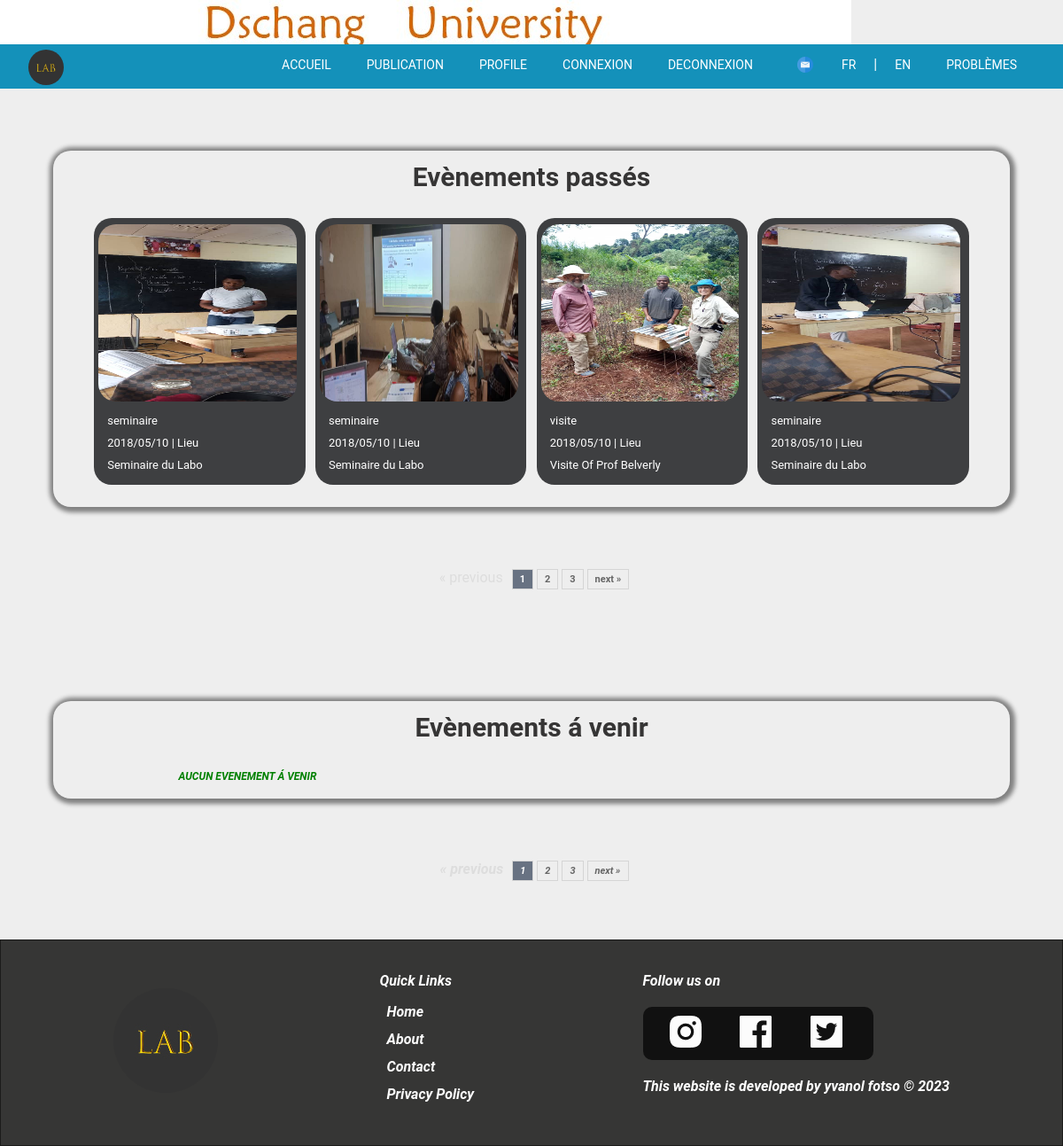
The app's page /Evenement.php with its own data.
### tables this page shows
CREATE TABLE `evenement_pass` (
  `id_even` INT(10) NOT NULL AUTO_INCREMENT,
  `image` varchar(100) NOT NULL,
  `nom` varchar(100) NOT NULL,
  `description` varchar(200) NOT NULL,
  `date` timestamp NOT NULL DEFAULT CURRENT_TIMESTAMP,
   PRIMARY KEY (`id_even`)
);

### class/Database.php (called while the page is built)
<?php
class Database {
    private static $dbInstance;
    private $db;
    public static function getInstance() {
        if(is_null(Database::$dbInstance)) {
            self::$dbInstance = new Database();
        }
        return self::$dbInstance;
    }
    private function __construct() {
        try {
            $this->db = new PDO(
                "mysql:host=localhost;dbname=lab",
                "root",
                "");
            $this->db->setAttribute(PDO::ATTR_ERRMODE, PDO::ERRMODE_EXCEPTION);
            $this->db->setAttribute(PDO::ATTR_EMULATE_PREPARES, true);
        } catch (PDOException $pdo) {
            echo "No database found! Please run the database server to proceed!";
        }
    }
    public function getDb() {
        return $this->db;
    }
}

### Evenement.php (the view, shortened to what this page needs)
<?php
require_once('include/header.php');
require_once('include/navbar.php');
require_once('class/Database.php');
require_once('class/Paginator.php');
?>
  <div id="even_container">
  	<h1>Ev&egrave;nements pass&eacute;s</h1>
				<div class="even_row" id="evenPasse">
            <?php
               $pages = new Paginator('4','p');
               $query1 = "SELECT id_even FROM evenement_pass ORDER BY date DESC";
               $stmt1 = Database::getInstance()
                        ->getDb()
                        ->prepare($query1);
               $stmt1->execute();
               $pages->set_total($stmt1->rowCount());
               $query = "SELECT image,nom,description,date_format(date, '%Y/%m/%d') AS date FROM evenement_pass ORDER BY date DESC " .$pages->get_limit();
               $stmt = Database::getInstance()
                        ->getDb()
                        ->prepare($query);
               $stmt->execute();
              if ($stmt->rowCount() > 0){
                  $path = 'admin/';
                  $container = '';
                  while ($row = $stmt->fetch(PDO::FETCH_ASSOC) ){
                     $container .= '
                         <div class="even_col">
                            <img src=" '.$path.'/'.$row['image'].' ">
                            <p> '.$row['nom'].' </p>
                            <p> '.$row['date'].' | Lieu</p>
                            <p> '.$row['description'].' </p>
                        </div>';
                  }
                  echo $container;
                }else{
                  echo "<font style='margin-left:40%;font-size: 12px;' color=green><b><i> AUCUN EVENEMENT PASS&Eacute; </font>";
                }
             ?>
		    </div>
		</div>
    <div id="pageElement">
             <?php  echo $pages->page_links(); ?>
    </div>
    <div id="even_container">
			<h1>Ev&egrave;nements &aacute; venir</h1>
				<div class="even_row" id="evenVenir">
          <?php
               $pages = new Paginator('4','q');
               $sqlQuery = "SELECT image,nom,description,date_format(date, '%Y/%m/%d') AS date FROM evenement_pass ORDER BY date DESC";
               $stmt1 = Database::getInstance()
                       ->getDb()
                       ->prepare($sqlQuery);
               $stmt1->execute();
               $pages->set_total($stmt1->rowCount());
              $query = "SELECT image,nom,description,date_format(date, '%Y/%m/%d') AS date FROM evenement_futur ORDER BY date DESC " .$pages->get_limit();;
                $stmt = Database::getInstance()
                        ->getDb()
                        ->prepare($query);
                $stmt->execute();
                if ($stmt->rowCount() > 0){
                  $path = 'admin/';
                  $container = '';
                  while ($row = $stmt->fetch(PDO::FETCH_ASSOC) ){
                     $container .= '
                         <div class="even_col">
                            <img src=" '.$path.'/'.$row['image'].' ">
                            <p> '.$row['nom'].' </p>
                            <p> '.$row['date'].' | Lieu</p>
                            <p> '.$row['description'].' </p>
                        </div>';
                  }
                  echo $container;
                }else{
                  echo "<font style='margin-left:10%;font-size: 12px;' color=green><b><i> AUCUN EVENEMENT &Aacute; VENIR </font>";
                }
           ?>
		    </div>
		</div>
    <div id="pageElement">
             <?php  echo $pages->page_links(); ?>
    </div>
 <?php  require_once('include/footer.php') ?>

### include/header.php (shortened to what this page needs)
<!DOCTYPE html>
<html lang="en">
<head>
    <link rel="stylesheet"  href="static/css/style.css" />
    <link rel="stylesheet"  href="static/css/styleCarousel.css"/>
    <link rel="stylesheet"  href="static/css/style-gallery.css"/>
    <link rel="stylesheet"  href="static/css/style-module-1.css"/>
    <link href="static/css/styleConnexion.css" rel="stylesheet" />
    <link href="static/css/styleInscription.css" rel="stylesheet" />
    <link rel="stylesheet"  href="static/css/styleprofile.css"/>
    <link rel="stylesheet"  href="static/css/stylepublication.css"/>
    <link rel="stylesheet"  href="static/css/styleespacepublication.css"/>
    <link rel="stylesheet"  href="static/css/stylelistemenbre.css"/>
    <link rel="stylesheet"  href="static/css/style-evenement.css"/>
    <link rel="stylesheet"  href="static/css/style-commentez.css"/>
    <link rel="stylesheet"  href="static/css/style-editprofil.css"/>
    <link rel="stylesheet"  href="static/css/style-chat.css"/>
    <link rel="stylesheet"  href="static/css/style-salon.css"/>
    <link rel="stylesheet"  href="static/css/style-pagination.css"/>
</head>
<body>
     <div class="list-elem" style="height: 50px;display: flex; align-items: center;">
        <marquee class="" style="position: fixed; height: 50px; z-index: 200;background-color: white;" ><img src="static/images/index-icon/logo+.jpg"></i></marquee>
     </div>

### include/navbar.php (shortened to what this page needs)
<div class="top-nav" style="background-color:#1491ba">
   <div class="wrapper">
        <div class="logo-icon">
          <a href="/Labo/admin">
            <img src="static/images/index-icon/logo.jpg" alt="" style="width: 40px;height: 40px;margin-top: 5px;border-radius: 50%;">
          </a>
        </div>
        <nav>
          <ul>
            <li>
              <a href="index.php">Accueil</a>
            </li>
            <li>
               <a href="espacepublication.php">Publication</a>
            </li>
            <li>
              <a href="profile.php">Profile</a>
            </li>
            <li>
               <a href="Connexion.php">Connexion</a>
            </li>
            <li>
              <a href="Deconnexion.php">Deconnexion</a>
            </li>
            <li>
              <a href="discussion.php"><img src="static/images/index-icon/notification-icon.png" alt="" width="%;" style="margin-left:15%;"></a>
            </li>
            <li>
              <a href="?l=fr">Fr</a><font color="white">|</font><a href="?l=en">En</a>
            </li>
            <li>
              <a href="problemes.php">PROBL&Egrave;MES</a>
            </li>
          </ul>
        </nav>
      </div>
    </div>

### class/Paginator.php (shortened to what this page needs)
<?php
class Paginator{
	private $_perPage;
	private $_instance;
	private $_page;
	private $_totalRows = 0;
	public function __construct($perPage,$instance){
		$this->_instance = $instance;
		$this->_perPage = $perPage;
	}
	private function get_start(){
		return ($this->_page * $this->_perPage) - $this->_perPage;
	}
	private function set_instance(){
		$this->_page = (int) (!isset($_GET[$this->_instance]) ? 1 : $_GET[$this->_instance]);
		$this->_page = ($this->_page == 0 ? 1 : $this->_page);
	}
	public function set_total($_totalRows){
		$this->_totalRows = $_totalRows;
	}
	public function get_limit(){
        	return "LIMIT ".$this->get_start().",$this->_perPage";
        }
	public function page_links($path='?',$ext=null)
	{
	    $adjacents = "2";
	    $prev = $this->_page - 1;
	    $next = $this->_page + 1;
	    $lastpage = ceil($this->_totalRows/$this->_perPage);
	    $pagination = "";
		if($lastpage > 1)
		{
		    $pagination .= "<div class='pagination'>";
		if ($this->_page > 1)
		    $pagination.= "<a href='".$path."$this->_instance=$prev"."$ext'>« previous</a>";
		else
		    $pagination.= "<span class='disabled'>« previous</span>";
		if ($lastpage < 7 + ($adjacents * 2))
		{
		for ($counter = 1; $counter <= $lastpage; $counter++)
		{
		if ($counter == $this->_page)
		    $pagination.= "<span class='current'>$counter</span>";
		else
		    $pagination.= "<a href='".$path."$this->_instance=$counter"."$ext'>$counter</a>";
		}
		}
		if ($this->_page < $counter - 1)
		    $pagination.= "<a href='".$path."$this->_instance=$next"."$ext'>next »</a>";
		else
		    $pagination.= "<span class='disabled'>next »</span>";
		    $pagination.= "</div>\n";
		}
	return $pagination;
	}
}

### include/footer.php (shortened to what this page needs)
 <footer style=" margin-bottom: 0px; background: rgb(54, 54, 53); color: #fff;border: 1px solid rgba(0, 0, 0, .5);">
      <div class="wrapper">
        <div class="footer-container">
          <div class="footer-left">
            <img src="static/images/index-icon/logo.jpg" alt=""  style="border-radius: 50%;" />
          </div>
          <div class="footer-center">
            <h4 class="list-title">Quick Links</h4>
            <ul>
              <li>
                <a href="index.php">Home</a>
              </li>
              <li>
                <a href="about.php">About</a>
              </li>
              <li>
                <a href="#">Contact</a>
              </li>
              <li>
                <a href="politique.php">Privacy Policy</a>
              </li>
            </ul>
          </div>
          <div class="footer-right">
            <h4 class="list-title">Follow us on</h4>
            <div class="social-icons">
              <a href="#">
                <img src="static/images/index-icon/instagram-logo.png" alt="" />
              </a>
              <a href="#">
                <img src="static/images/index-icon/facebook-logo.png" alt="" />
              </a>
              <a href="#">
                <img src="static/images/index-icon/twitter-logo.png" alt="" />
              </a>
            </div>
            <p>This website is developed by yvanol fotso &copy; 2023</p>
          </div>
        </div>
      </div>
    </footer>
  </body>
</html>

### static/css/style.css (style rules this page uses)
* { margin: 0; padding: 0; box-sizing: border-box; }
html { font-family: "Roboto", sans-serif; }
.top-nav { position: fixed; left: 0; right: 0; background: #222; z-index: 200; }
.top-nav .wrapper { display: flex; justify-content: space-between; align-items: center; padding: 0 32px; height: 50px; }
.top-nav nav ul { display: flex; list-style: none; }
.top-nav nav ul li a { color: #fff; text-decoration: none; margin: 0 20px; text-transform: uppercase; font-size: 14px; }
footer { background: #000; color: #fcfcfc; padding: 36px; }
footer a { color: #fcfcfc; text-decoration: none; }
footer .footer-container { display: flex; justify-content: space-around; }
footer .footer-left { align-self: center; }
footer ul { list-style: none; margin-top: 16px; }
footer ul li { margin: 12px 8px; }
footer .social-icons { margin-top: 20px; background: #111; padding: 10px; max-width: 260px; border-radius: 10px; }
footer .social-icons img { margin: 0 20px; }
footer .social-icons a { text-decoration: none; }
footer .footer-right p { margin-top: 20px; }
.top-nav .wrapper { position: relative; }

### static/css/styleprofile.css (style rules this page uses)
html { background: #eee; }

### static/css/stylepublication.css (style rules this page uses)
html { background: #eee; }

### static/css/styleespacepublication.css (style rules this page uses)
html { background: #eee; }
#pageElement { text-align: center; margin-bottom: 5%; margin-top: 2%; }

### static/css/style-evenement.css (style rules this page uses)
#pageElement { text-align: center; margin-bottom: 5%; }
#even_container { width: 90%; margin: 10% 10% 5% 5%; padding: 1% 0 1% 0; box-shadow: 1px 1px 5px 5px gray; border-radius: 20px; }
#even_container h1 { font-size: 30px; text-align: center; margin-bottom: 2%; color: rgb(54, 53, 53); }
#even_container p { margin: 10px; font-size: 13px; }
.even_row .even_col img { height:200px; width: 98%; border-radius: 20px; margin-top: 1%; }
.even_col { border-radius: 20px; background-color: rgba(2, 4, 6, 0.74); margin: 2%; color: white; font-size: 22px; }
.even_row { width: 100%; padding: 5px 2% 5px 2%; margin-left: 1.5%; }
.even_row::before, .even_row::after { content: ""; display: block; }
.even_row::after { clear: both; }
.even_col { display: block; float: left; padding:5px 5px 0.5% 0.5% ; margin: 2px 3px 0.8% 0.8% ; }
.even_col { border-radius: 20px; width: 23%; height: 25%; font-size: 16px; }

### static/css/style-commentez.css (style rules this page uses)
ul { list-style-type: none; }

### static/css/style-pagination.css (style rules this page uses)
.pagination { clear: both; padding-bottom: 10px; padding-top: 10px; }
.pagination a { border: 1px solid #D5D5D5; color: #666666; font-size: 11px; font-weight: bold; height: 25px; padding: 4px 8px; text-decoration: none; margin:2px; }
.pagination span.current { background-color: #687282; border: 1px solid #D5D5D5; color: #ffffff; font-size: 11px; font-weight: bold; height: 25px; padding: 4px 8px; text-decoration: none; margin:2px; }
.pagination span.disabled { border: 1px solid #EEEEEE; color: #DDDDDD; margin: 2px; padding: 2px 5px; }

### records on screen
evenement_pass: image (picture), nom "seminaire", date "2018/05/10", description "Seminaire du Labo"
evenement_pass: image (picture), nom "seminaire", date "2018/05/10", description "Seminaire du Labo"
evenement_pass: image (picture), nom "visite", date "2018/05/10", description "Visite Of Prof Belverly"
evenement_pass: image (picture), nom "seminaire", date "2018/05/10", description "Seminaire du Labo"
